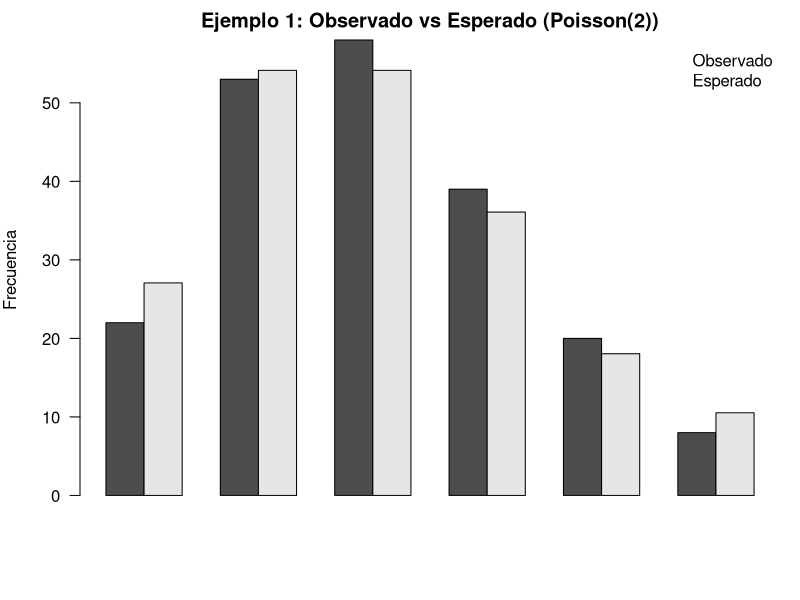
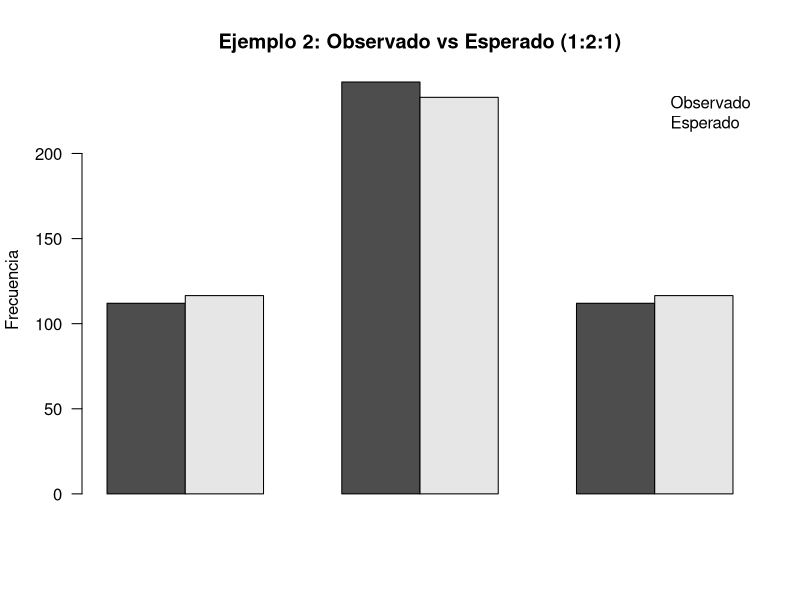
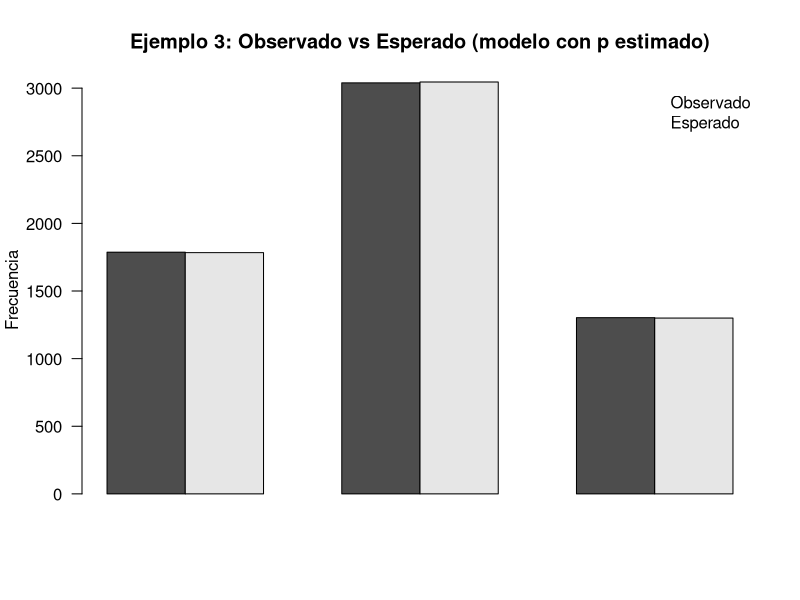
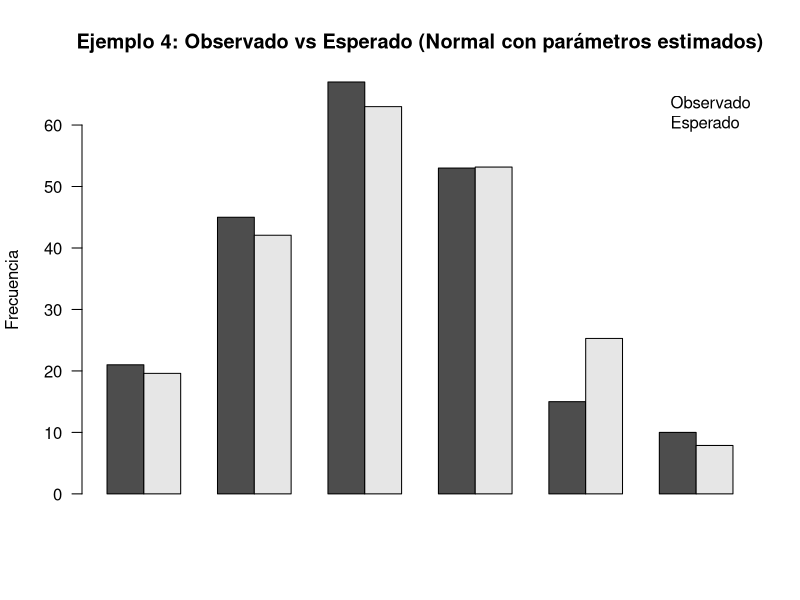
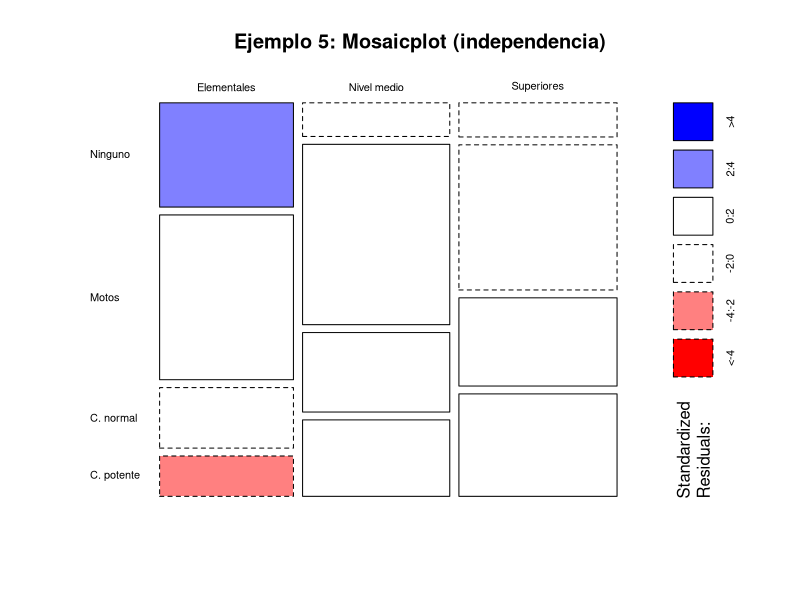
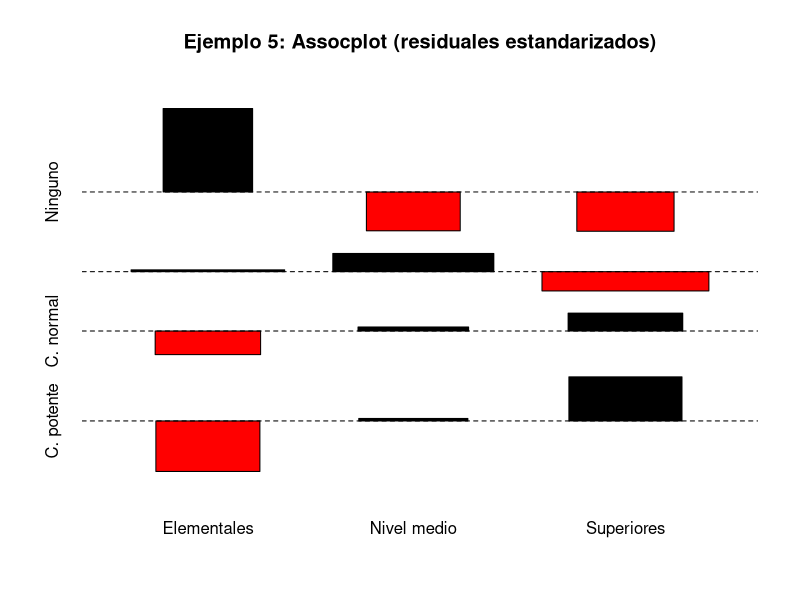
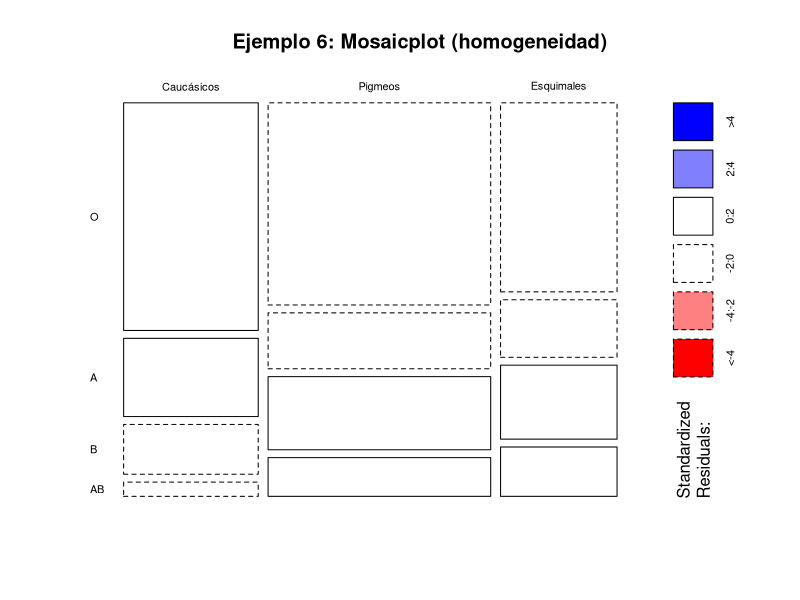
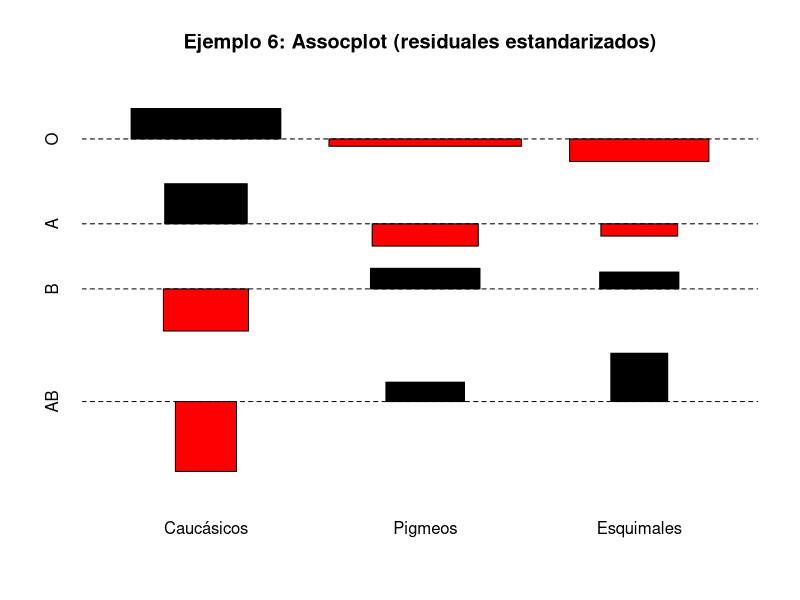

Generate these figures, in order, with R:
## ---- chunk 1
n <- 200
obs_raw <- c(`0`=22, `1`=53, `2`=58, `3`=39, `4`=20, `5`=5, `6`=2, `7`=1)

# Agrupamos en categoría ">=5" para evitar esperadas pequeñas
obs <- c(`0`=obs_raw["0"],
         `1`=obs_raw["1"],
         `2`=obs_raw["2"],
         `3`=obs_raw["3"],
         `4`=obs_raw["4"],
         `>=5`=sum(obs_raw[c("5","6","7")]))

obs
sum(obs)
## ---- chunk 2
lambda <- 2

# Probabilidades bajo Poisson(2): 0..4 y >=5
p0_4 <- dpois(0:4, lambda = lambda)
p_ge5 <- 1 - ppois(4, lambda = lambda)
p <- c(p0_4, p_ge5)
names(p) <- names(obs)

# Comprobación: suman 1
sum(p)

# Test chi-cuadrado (probabilidades completamente especificadas)
test1 <- chisq.test(x = obs, p = p, rescale.p = TRUE)
test1
## ---- chunk 3
expected <- as.numeric(test1$expected)
stat_contrib <- (obs - expected)^2 / expected

res1 <- data.frame(
  Categoria = names(obs),
  Observado = as.numeric(obs),
  p0 = as.numeric(p),
  Esperado = expected,
  Contribucion = stat_contrib
)
res1
sum(res1$Contribucion)  # Debe coincidir con el estadístico
## ---- chunk 4
op <- par(mar=c(5,4,2,1))
bp <- barplot(rbind(Observado = as.numeric(obs), Esperado = expected),
              beside = TRUE, las = 2, ylab = "Frecuencia",
              main = "Ejemplo 1: Observado vs Esperado (Poisson(2))")
legend("topright", legend = c("Observado","Esperado"), bty = "n")
par(op)
## ---- chunk 5
obs <- c(Blanca = 112, Rosa = 242, Roja = 112)
p <- c(0.25, 0.50, 0.25)

test2 <- chisq.test(x = obs, p = p, rescale.p = TRUE)
test2
## ---- chunk 6
expected <- as.numeric(test2$expected)

data.frame(
  Categoria = names(obs),
  Observado = as.numeric(obs),
  Esperado  = expected,
  Contribucion = (obs-expected)^2/expected
)

barplot(rbind(Observado = as.numeric(obs), Esperado = expected),
        beside = TRUE, las = 2, ylab = "Frecuencia",
        main = "Ejemplo 2: Observado vs Esperado (1:2:1)")
legend("topright", legend = c("Observado","Esperado"), bty = "n")
## ---- chunk 7
n1 <- 1787
n2 <- 3039
n3 <- 1303
n  <- n1 + n2 + n3

p_hat <- (2*n1 + n2) / (2*n)
p_hat
## ---- chunk 8
p_model <- c(M = p_hat^2,
             `M-N` = 2*p_hat*(1-p_hat),
             N = (1-p_hat)^2)

expected <- n * p_model
obs <- c(M = n1, `M-N` = n2, N = n3)

# Estadístico de Pearson
D2 <- sum((obs - expected)^2 / expected)

# Grados de libertad ajustados: k - 1 - m = 3 - 1 - 1 = 1
df <- 1
p_value <- 1 - pchisq(D2, df = df)

list(
  p_hat = p_hat,
  expected = expected,
  D2 = D2,
  df = df,
  p_value = p_value
)
## ---- chunk 9
barplot(rbind(Observado = as.numeric(obs), Esperado = as.numeric(expected)),
        beside = TRUE, las = 2, ylab = "Frecuencia",
        main = "Ejemplo 3: Observado vs Esperado (modelo con p estimado)")
legend("topright", legend = c("Observado","Esperado"), bty = "n")
## ---- chunk 10
obs_raw <- c(`<=55`=4, `55-60`=17, `60-65`=45, `65-70`=67, `70-75`=53, `75-80`=15, `80-85`=10)

n <- sum(obs_raw)


mu_hat <- 68.52
sigma_hat <- 6.44
mu_hat; sigma_hat
## ---- chunk 11
# Intervalos: (-Inf,55], (55,60], ..., (80,Inf)
breaks <- c(-Inf, 55, 60, 65, 70, 75, 80, Inf)

p <- numeric(length(breaks)-1)
for(i in seq_along(p)){
  a <- breaks[i]; b <- breaks[i+1]
  p[i] <- pnorm(b, mean = mu_hat, sd = sigma_hat) - pnorm(a, mean = mu_hat, sd = sigma_hat)
}
names(p) <- names(c(`<=55`=1, `55-60`=1, `60-65`=1, `65-70`=1, `70-75`=1, `75-80`=1, `>=80`=1))
p
sum(p)
## ---- chunk 12
expected_raw <- n * p

# Fusionamos las dos primeras clases si alguna esperada < 5 (en el texto se fusionan)
obs <- c(`<=60` = obs_raw["<=55"] + obs_raw["55-60"],
         `60-65` = obs_raw["60-65"],
         `65-70` = obs_raw["65-70"],
         `70-75` = obs_raw["70-75"],
         `75-80` = obs_raw["75-80"],
         `>=80`  = obs_raw["80-85"])

expected <- c(`<=60` = expected_raw[1] + expected_raw[2],
              `60-65` = expected_raw[3],
              `65-70` = expected_raw[4],
              `70-75` = expected_raw[5],
              `75-80` = expected_raw[6],
              `>=80`  = expected_raw[7])

data.frame(Categoria = names(obs),
           Observado = as.numeric(obs),
           Esperado  = as.numeric(expected))
## ---- chunk 13
# Estadístico de Pearson
D2 <- sum((obs - expected)^2 / expected)

k <- length(obs)        # número final de clases
m <- 2                  # mu y sigma estimados
df <- k - 1 - m

p_value <- 1 - pchisq(D2, df = df)

list(D2 = D2, df = df, p_value = p_value)
## ---- chunk 14
barplot(rbind(Observado = as.numeric(obs), Esperado = as.numeric(expected)),
        beside = TRUE, las = 2, ylab = "Frecuencia",
        main = "Ejemplo 4: Observado vs Esperado (Normal con parámetros estimados)")
legend("topright", legend = c("Observado","Esperado"), bty = "n")
## ---- chunk 15
tab <- matrix(
  c(31,49,18,12,
    11,59,26,25,
    12,51,31,36),
  nrow = 3, byrow = TRUE
)
rownames(tab) <- c("Elementales","Nivel medio","Superiores")
colnames(tab) <- c("Ninguno","Motos","C. normal","C. potente")
tab
addmargins(tab)
## ---- chunk 16
test5 <- chisq.test(tab, correct = FALSE)
test5
test5$expected
## ---- chunk 17
mosaicplot(tab, shade = TRUE, las = 1,
           main = "Ejemplo 5: Mosaicplot (independencia)")
assocplot(tab, main = "Ejemplo 5: Assocplot (residuales estandarizados)")
## ---- chunk 18
tab <- matrix(
  c(32,11,7,2,
    47,13,17,9,
    23,7,9,6),
  nrow = 3, byrow = TRUE
)
rownames(tab) <- c("Caucásicos","Pigmeos","Esquimales")
colnames(tab) <- c("O","A","B","AB")
tab
addmargins(tab)
## ---- chunk 19
# El test de homogeneidad se implementa igual que el test de independencia sobre la tabla de recuentos
test6 <- chisq.test(tab, correct = FALSE)
test6
test6$expected
## ---- chunk 20
mosaicplot(tab, shade = TRUE, las = 1,
           main = "Ejemplo 6: Mosaicplot (homogeneidad)")
assocplot(tab, main = "Ejemplo 6: Assocplot (residuales estandarizados)")
